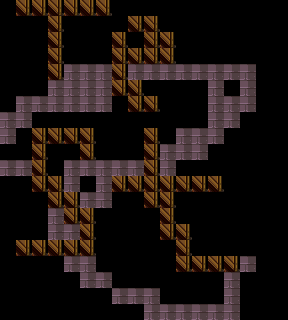

Below is a game level as drawn by its tile map, then a one-line description and the .tmx file that defines it, in full:
An orthogonal 18x20 tile map with 16x16 px tiles, 1 tile layer (Tile Layer 1).

<map version="1.5" tiledversion="1.5.0" orientation="orthogonal" renderorder="right-down" width="18" height="20" tilewidth="16" tileheight="16" infinite="0" nextlayerid="2" nextobjectid="1">
 <tileset firstgid="1" name="fall_z_APTOutdoors" tilewidth="16" tileheight="16" tilecount="621" columns="27">
  <image source="fall_z_APTOutdoors.png" trans="000000" width="432" height="368" />
 </tileset>
 <layer id="1" name="Tile Layer 1" width="18" height="20">
  <data encoding="csv">
0,382,382,382,382,382,382,0,0,0,0,0,0,0,0,0,0,0,
0,0,0,382,0,0,0,0,382,382,0,0,0,0,0,0,0,0,
0,0,0,382,0,0,0,382,0,382,382,0,0,0,0,0,0,0,
0,0,0,382,0,0,0,382,382,382,382,0,0,0,0,0,0,0,
0,0,0,382,62,62,62,382,62,62,62,62,62,62,62,62,0,0,
0,0,0,62,62,62,62,382,382,0,0,0,0,62,0,62,0,0,
0,62,62,62,62,62,62,0,382,382,0,0,0,62,62,62,0,0,
62,62,0,0,0,0,0,0,0,0,0,0,0,62,62,0,0,0,
62,0,382,382,382,382,0,0,0,382,0,62,62,62,0,0,0,0,
0,0,382,0,0,382,0,0,0,382,62,62,62,0,0,0,0,0,
62,62,382,0,62,62,62,62,62,382,62,0,0,0,0,0,0,0,
0,0,382,382,62,0,62,382,382,382,382,382,382,382,0,0,0,0,
0,0,0,382,382,62,62,0,0,382,382,0,0,0,0,0,0,0,
0,0,0,62,382,382,0,0,0,0,382,0,0,0,0,0,0,0,
0,0,0,62,62,382,0,0,0,0,382,382,0,0,0,0,0,0,
0,382,382,382,382,382,0,0,0,0,0,382,0,0,0,0,0,0,
0,0,0,0,62,62,0,0,0,0,0,382,382,382,382,62,0,0,
0,0,0,0,0,62,62,0,0,0,0,0,0,0,62,0,0,0,
0,0,0,0,0,0,0,62,62,62,0,0,0,0,62,0,0,0,
0,0,0,0,0,0,0,0,0,62,62,62,62,62,62,0,0,0
</data>
 </layer>
</map>
